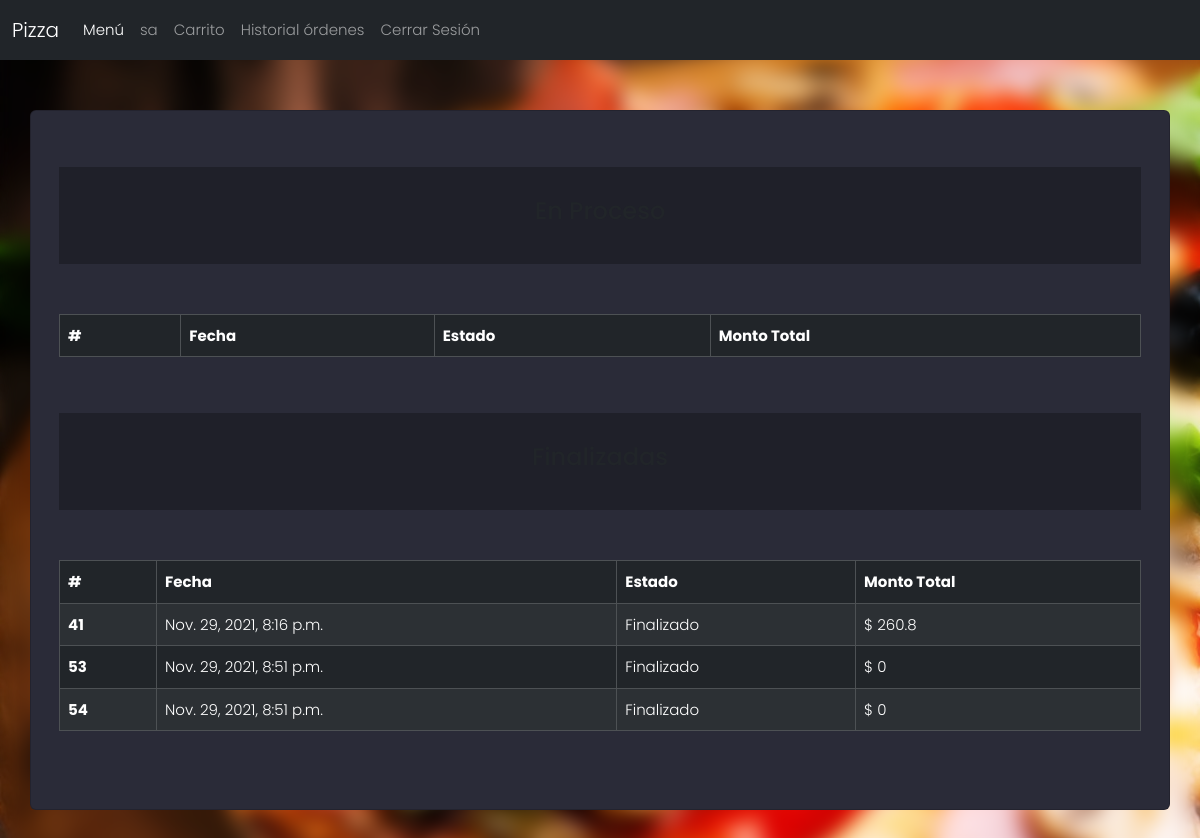
/history/ (signed in), run on an earlier commit of the app's database.
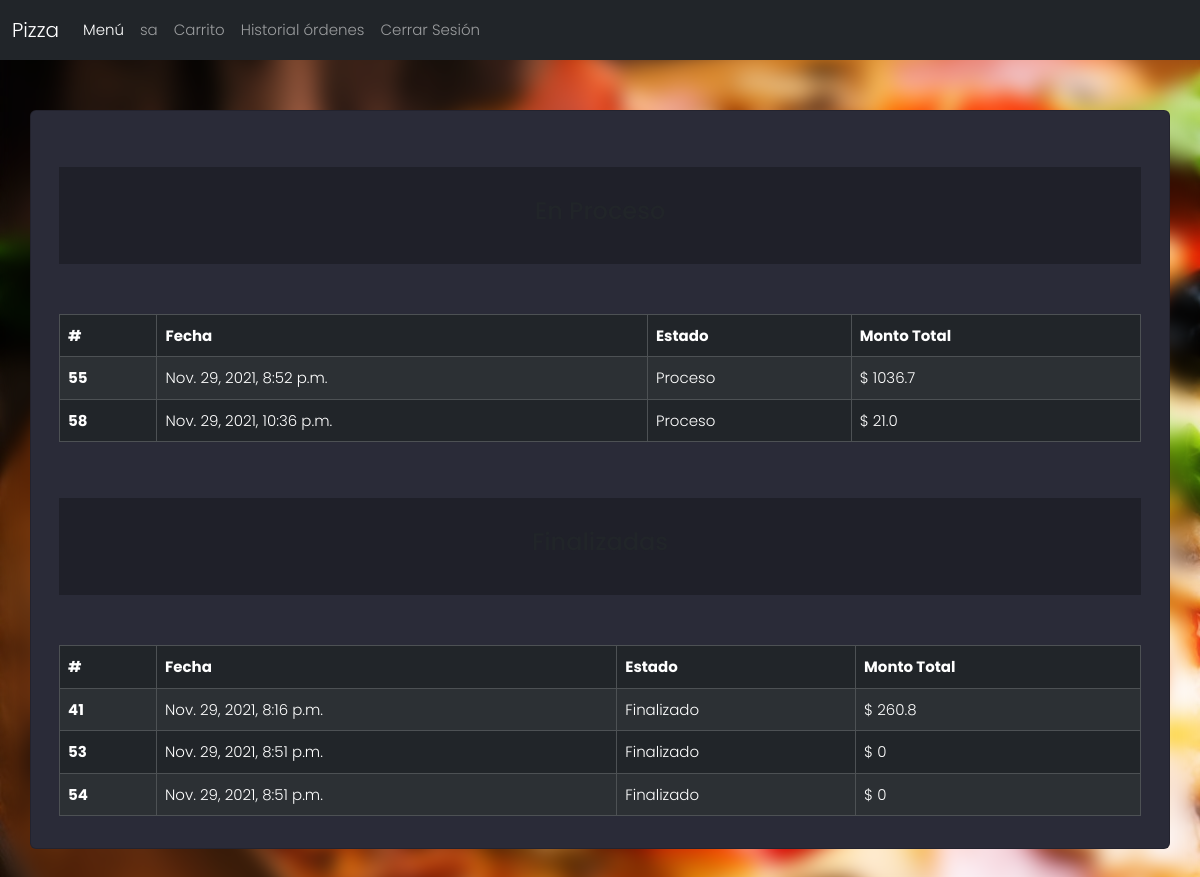
And on a later commit of the database.
### orders/models.py (models this page shows, shortened)
class Orden(models.Model):
    total = models.FloatField(verbose_name="Monto Total Orden")
    fecha = models.DateTimeField(verbose_name="Fecha", default=datetime.now())
    idUSuario = models.ForeignKey(User, on_delete=models.SET_NULL, null=True, blank=True)
    estado = models.ForeignKey(Estado,  on_delete=models.SET_NULL, null=True, blank=True)

class Estado(models.Model):
    nombreEstado = models.CharField(verbose_name="Nombre Estado", max_length=25)

### orders/views.py (the view)
# urls.py: path('history/', views.history, name='history'),
def history(request):
    context = {
        'Proceso': Orden.objects.filter(idUSuario=request.user.id, estado=Estado.objects.get(id=2)),
        'Finalizadas': Orden.objects.filter(idUSuario=request.user.id, estado=Estado.objects.get(id=3))
    }
    return render(request, 'orders/history.html', context)

### orders/Templates/orders/history.html
{% extends 'base.html' %}
{% load django_bootstrap5 %}
{% load static %}
{% block head_css %}
    <link rel="stylesheet" href="{% static 'main.css' %}">
{% endblock %}
{% block main %}
<div class="section">
    <div class="container">
        <div class="row full-height justify-content-center">
            <div class="card" style="margin-top: 50px; margin-bottom: 50px;">
                <div class="card-body">
                    <div class="card-inner" style="margin-top: 40px; padding: 30px;">
                      <div class="row">
                        <h4 class="text-center">En Proceso</h4>
                      </div>
                    </div>
                    <div class="row" style="margin-top: 50px;">
                      <div class="table-responsive">
                        <table class="table table-dark table-striped table-hover table-bordered ">
                          <thead>
                            <tr>
                                <th scope="col">#</th>
                                <th scope="col">Fecha</th>
                                <th scope="col">Estado</th>
                                <th scope="col">Monto Total</th>
                            </tr>
                          </thead>
                          <tbody>
                            {% for item in Proceso %}
                            <tr>
                              <th scope="row">{{item.id}}</th>
                              <td>{{item.fecha}}</td>
                              <td>{{item.estado.nombreEstado}}</td>
                              <td>$ {{item.total|floatformat }}</td>
                            </tr>
                            {% endfor %}
                          </tbody>
                        </table>
                      </div>
                    </div>
                    <div class="card-inner" style="margin-top: 40px; padding: 30px;">
                        <div class="row">
                          <h4 class="text-center">Finalizadas</h4>
                        </div>
                      </div>
                      <div class="row" style="margin-top: 50px;">
                        <div class="table-responsive">
                          <table class="table table-dark table-striped table-hover table-bordered ">
                            <thead>
                              <tr>
                                <th scope="col">#</th>
                                <th scope="col">Fecha</th>
                                <th scope="col">Estado</th>
                                <th scope="col">Monto Total</th>
                              </tr>
                            </thead>
                            <tbody>
                                {% for item in Finalizadas %}
                                <tr>
                                  <th scope="row">{{item.id}}</th>
                                  <td>{{item.fecha}}</td>
                                  <td>{{item.estado.nombreEstado}}</td>
                                  <td>$ {{item.total|floatformat }}</td>
                                </tr>
                                {% endfor %}
                            </tbody>
                          </table>
                        </div>
                      </div>
                </div>
            </div>
        </div>
    </div>
</div>
{% endblock %}

What changed in the data, as far as the page shows it:
now on this page (row edited): Orden: id "55", fecha "Nov. 29, 2021, 8:52 p.m.", estado.nombreEstado "Proceso", total "1036.7"
added Orden: id "58", fecha "Nov. 29, 2021, 10:36 p.m.", estado.nombreEstado "Proceso", total "21.0"
